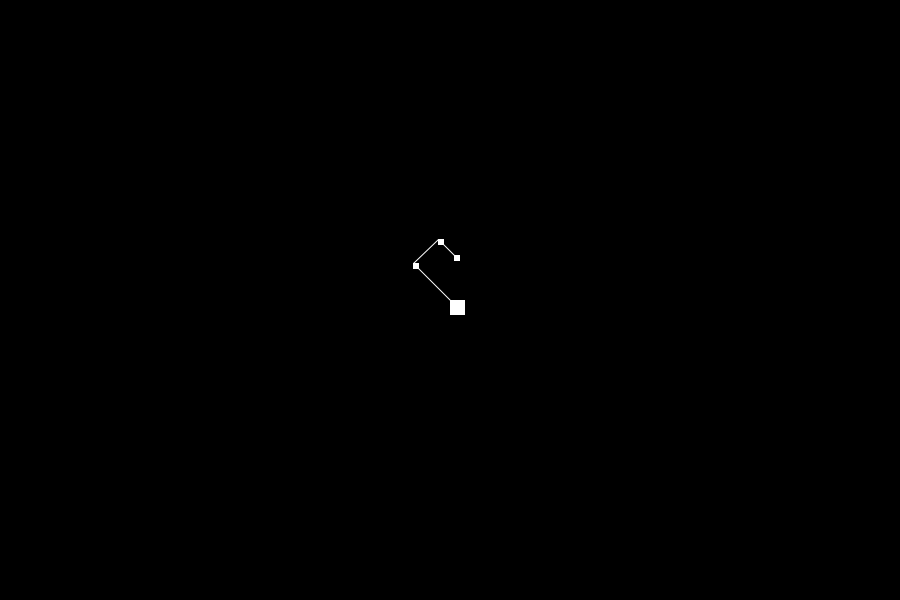
Frame 1 (no input)
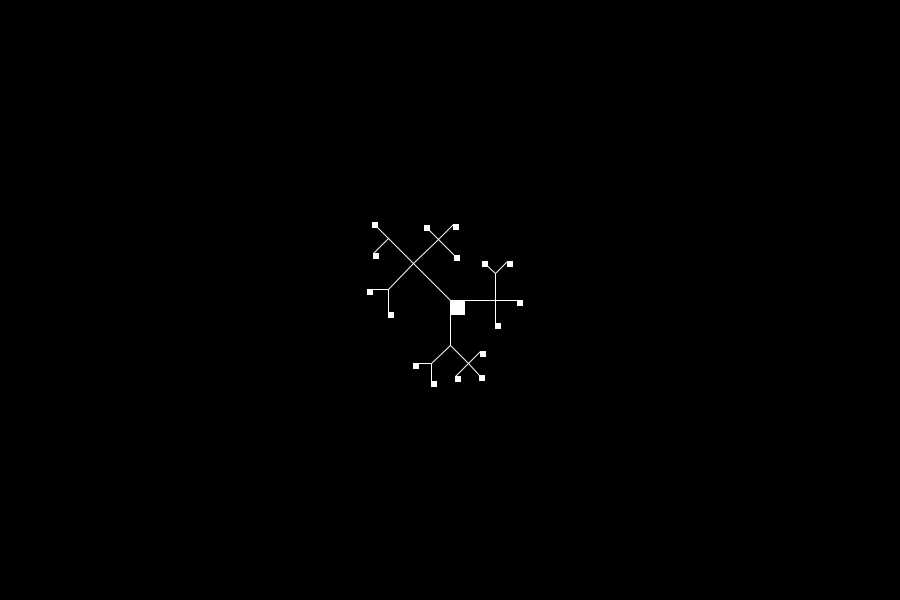
Frame 60 (the mouse pressed at the canvas centre just before this capture)
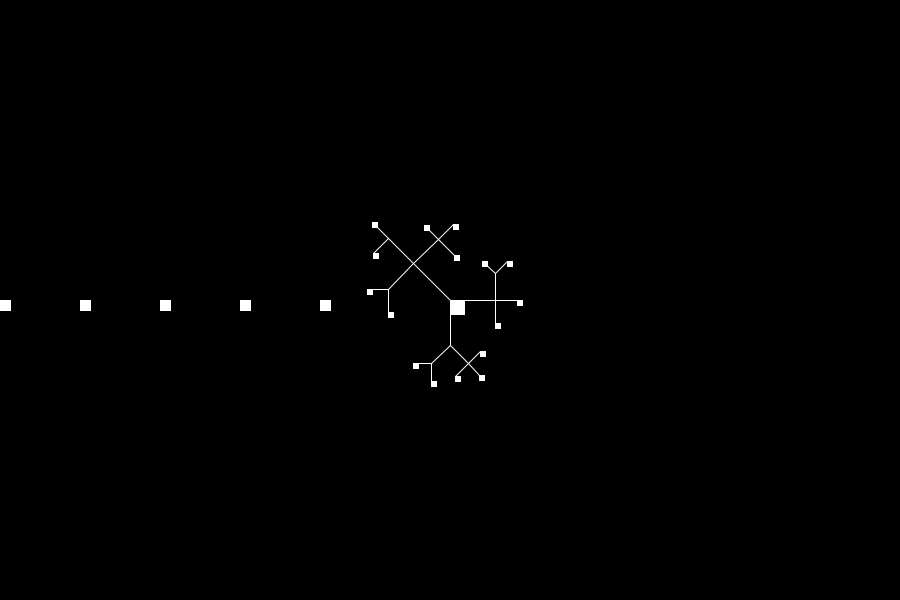
Frame 120 (the mouse held since frame 60 and released just before this capture)

The Processing sketch that drew these frames (run headless with seeded random() and noise(); from frame 60 on, the mouse is pressed at the canvas centre):

// Processing sketch: processing_58168
// ── processing_58168.pde

// Created by Katsuya Arai and Akiko Suzuki
// Arch 6509 Beyond Measurement: Generative Modeling in Architecture and Urbanism
// Department of Architecture, AAP, Cornell University

// The Porous City: Inversion of Land and Water Terrirory at Florida USA

// -- -- -- Cell Class

class Cell {


  // - - - Variables

  PVector pos; // vector for position
  float radius; // variable for radius

    int child; // number of children counter
  int age; // age counter
  int maxAge = 20; // variable to set age that die function resets cells

  Cell parent; // parent cell

  { 
    int count = 0; 
    //background(200); 
    int gap = 80; 
    int countMax =
      round(mouseX / gap) ; 
    println(countMax); 
    for (int i=0; count < countMax; i+= gap) { 
      rect (i, mouseY, 10, 10); 
      count ++ ;
    }
  } 
  // - - - Constructor

  Cell(PVector _pos, Cell _parent, float _radius) { // feed in reference for position, parent cell and radius
    pos = _pos;
    parent = _parent;
    radius = _radius;
    age = 0; // start age counter at 0
    child = 0; // start number of children counter at 0  
    Cells.add(this); // add cell to arraylist
  }


  // - - - Render Function

  void render () {

    noStroke();
    fill(50, 205-child*35, 255); // change circle fill colour by number of children
    rect(pos.x, pos.y, 0, 0); // draw circle at cell position

    if (parent == null) { // if a start cell (without parent)
      fill(255);
      rect(pos.x, pos.y, 15, 15); // draw a dot
    }

    strokeWeight(1);
    stroke(255);
    if (parent != null) { // ignore cells without parents
      line(pos.x, pos.y, parent.pos.x, parent.pos.y); // draw line between cell and parent cell
    }

    for  (int c=0; c<Cells.size(); c++) {
      Cell C = (Cell)  Cells.get(c);
      if (child<1) { // if a cell with no children
        fill(255);
        rect(pos.x, pos.y, 5, 5); // draw a dot
      }
    }
  }


  // - - - Grow Function

  void grow() {

    float nextradius = radius*0.7; // set radius of growth cell (related to radius of parent cell)

    for (int i=0; i<3; i++) { // attempt to grow 3 times
      boolean collide = false; // boolean switch for collisions

      float growAngle = int(random(8))*(PI/4); // select angle for growth attempt (0, 45, 90, 135, 180, 225, 270 or 315)    
      // determine position for growth cell (boundary touches boundary of parent cell)
      PVector growPos = new PVector( pos.x +  cos(growAngle)*(radius+nextradius), pos.y + sin(growAngle)*(radius+nextradius));

      // check all cells in arraylist for collisions
      for  (int c=0; c<Cells.size(); c++) {
        Cell C = (Cell)  Cells.get(c);
        if (C != this  && growPos.dist(C.pos) < radius+C.radius) { // if boundary of growth cell overlaps boundary of an existing cell
          collide = true; // set boolean switch for collisions to true
          nextradius*= 0.9; // and set new radius for next attempt
        }
      }
      // if there are no collisions then grow
      if (! collide) { // if boolean switch is false
        Cell newCell = new Cell(growPos, this, nextradius); // make new cell
        child++; // update number of children counter
        return; // return to call function (let next cell attempt to grow)
      }
    }
  }



  // - - - Die Function

    void die() {

    //age++; // age cell

    // if a cell reaches maxAge then clear all cells and start new drawing
    if (age > maxAge) {

      background(0); // redraw background


      { 
        int count = 0; 
        //background(200); 
        int gap = 80; 
        int countMax =
          round(mouseX / gap) ; 
        println(countMax); 
        for (int i=0; count < countMax; i+= gap) { 
          rect (i, mouseY, 10, 10); 
          count ++ ;
        }
      } 


      Cells.clear(); // clear arraylist (delete all cells)

      minRadius = random(5, 15); // change minimum radius

      Cell C = new Cell(new PVector(width/2+(random(-100, 100)), height/2+(random(-100, 100))), null, random(startradius-5, startradius+15)); // make new start cell
    }
  }
}






// Process Drawing - Circle Packing based on an Eden Growth Model

// Exploration C - 45 degree angle, varied start radius, varied minimum radius, long chain, cells can only grow once each frame



// -- -- -- Variables

int maxCells = 100; // reaching max no of cells (circles) terminates growth

float startradius = 30;
float minRadius = 10; // reaching minRadius terminates growth

ArrayList Cells = new ArrayList(); // arraylist to contain cells (circles)



// -- -- -- Setup

void setup() {
  size(900, 600);
  background(0);

  { 
    int count = 0; 
    //background(200); 
    int gap = 80; 
    int countMax =
      round(mouseX / gap) ; 
    println(countMax); 
    for (int i=0; count < countMax; i+= gap) { 
      rect (i, mouseY, 10, 10); 
      count ++ ;
    }
  } 


  frameRate(10); // slow frame rate to better see growth steps (every frame each cell has an opportunity to grow)
  noStroke();

  Cell C = new Cell(new PVector(width/2, height/2), null, startradius); // make start cell (circle)
}



// -- -- -- Draw

void draw() {

  background(0); // redraw background 


  { 
    int count = 0; 
    //background(200); 
    int gap = 80; 
    int countMax =
      round(mouseX / gap) ; 
    println(countMax); 
    for (int i=0; count < countMax; i+= gap) { 
      rect (i, mouseY, 10, 10); 
      count ++ ;
    }
  } 


  for (int c=0; c<Cells.size(); c++) {
    Cell C = (Cell) Cells.get(c); // get each cell from the arraylist
    C.render(); // draw the cell
    if (Cells.size() < maxCells && C.radius > minRadius) { // if the maximum number of cells has not been reached and if the cell is greater than the minimum radius
      C.grow(); // give the cell the opportunity to grow
    }
    C.die(); // run the die function
  }
}



// -- -- -- Start New Drawing

void mouseReleased() { // if mouse clicked

    background(0); // redraw background


  { 
    int count = 0; 
    //background(200); 
    int gap = 80; 
    int countMax =
      round(mouseX / gap) ; 
    println(countMax); 
    for (int i=0; count < countMax; i+= gap) { 
      rect (i, mouseY, 10, 10); 
      count ++ ;
    }
  } 


  Cells.clear(); // clear arraylist (delete all cells)

  minRadius = random(2, 10); // change minimum radius

  Cell C = new Cell(new PVector(mouseX, mouseY), null, random(startradius-5, startradius+15)); // make new start cell at mouse position
}
